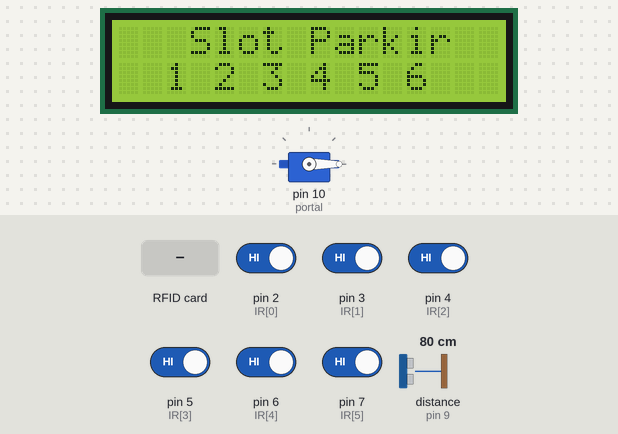
The sketch below on a simulated Arduino Mega 2560, built with avr-gcc and run on an emulated ATmega2560. On the bench: 16×2 character LCD, servo. Wiring (inferred from the names in the program): ultrasonic range finder: trigger pin 8; echo pin 9. The inputs (shaded band) are chosen by the test bench; at power-on: pin 2 (IR[0]), pin 3 (IR[1]), pin 4 (IR[2]), pin 5 (IR[3]), pin 6 (IR[4]), pin 7 (IR[5]) HIGH, distance to the obstacle (sensor on pin 9) 80 cm. The echo pulse lasts 58.3 µs per cm; what the sketch prints to the serial monitor is not drawn.

Above: at 2.8 s.
2.9 s: RFID card C4 23 5C 07 held to the reader
At 3.7 s:
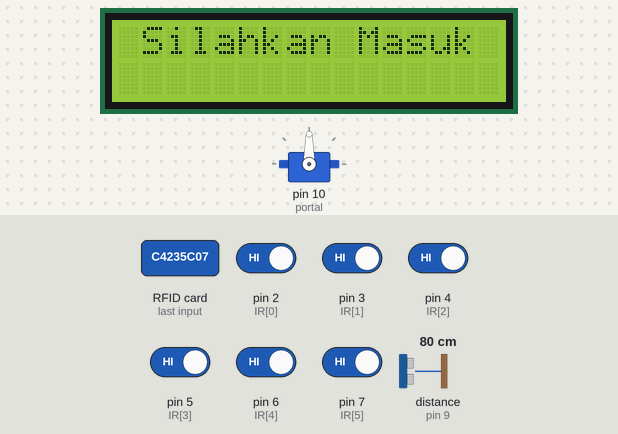
5.9 s: RFID card 5E 7A 19 C4 held to the reader
At 6.7 s:
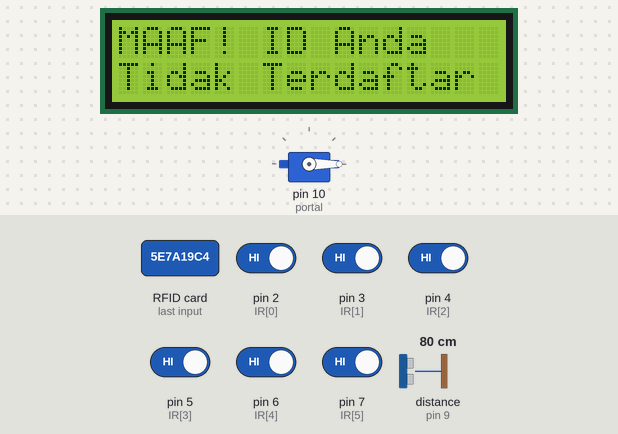
8.9 s: pin 2 (IR[0]) driven LOW
At 9.6 s:
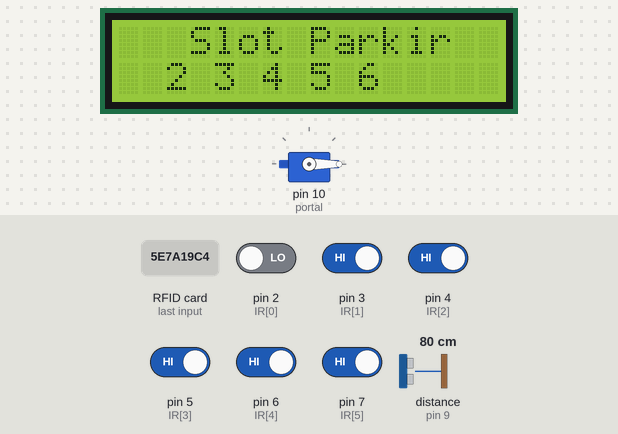
10.4 s: pin 3 (IR[1]) driven LOW
At 11.0 s:
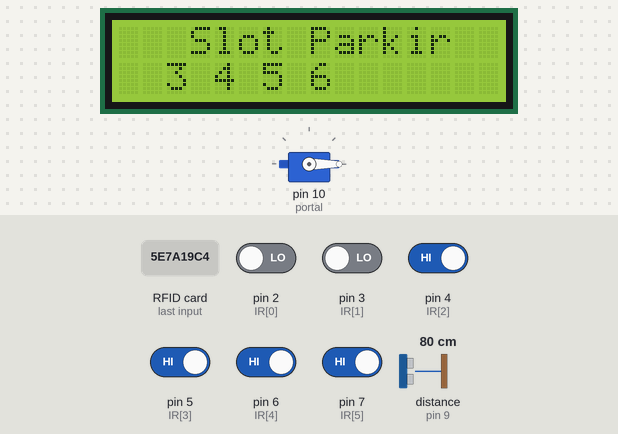
11.9 s: pin 4 (IR[2]) driven LOW
At 13.1 s:
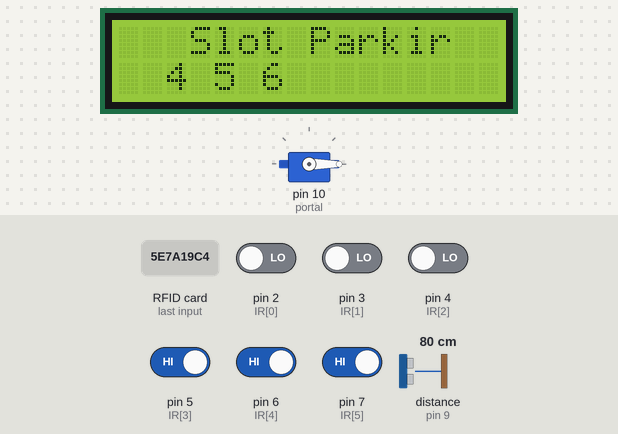
13.4 s: pin 5 (IR[3]) driven LOW
At 14.3 s:
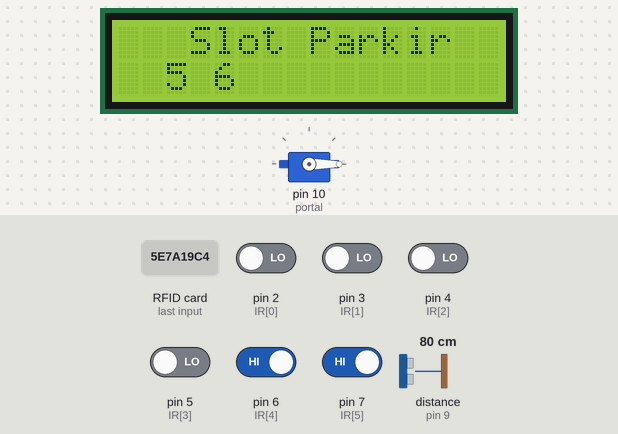
Timing chart, 0 to 15.9 s (numbered marks = the images above; inputs shaded):
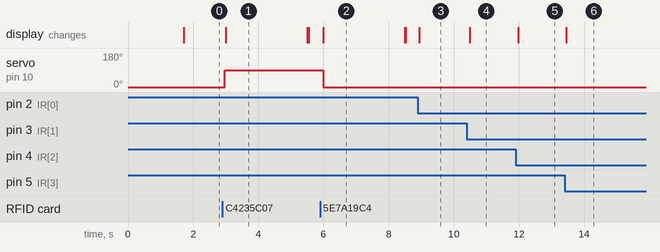

The sketch:

parking_system.ino
```cpp
#include <SPI.h>
#include <MFRC522.h>
#include <LiquidCrystal_I2C.h>
#include <Servo.h>

String UID[3]= {"C4 23 5C 07",
                "47 E2 AF 6B",
                "73 EA D8 1B"};

#define SS_PIN 53
#define RST_PIN 47
#define portal 10
#define echo  9
#define trig  8

const int IR[6] = {2,3,4,5,6,7};
int IRvalue[6];
static String slot="";
unsigned long currTime=0;

MFRC522 mfrc522(SS_PIN, RST_PIN);
LiquidCrystal_I2C lcd(0x27,16,2);
Servo servo;

int x=0;
bool statusMasuk, statusOpen;

void DisplayLCD(int angka){
  switch(angka){
    case 0:
      lcd.setCursor(0,0); lcd.print("   Slot Parkir  ");
      lcd.setCursor(2,1); lcd.print(slot); lcd.print("                 ");
      break;
    case 1:
        lcd.setCursor(0,0); lcd.print("  Sistem Parkir ");
        lcd.setCursor(0,1); lcd.print("    Otomatis    ");
        delay(1500);
      break;
    case 2:
      lcd.setCursor(0,0); lcd.print(" Silahkan Masuk ");
      lcd.setCursor(0,1); lcd.print("                ");
    break;
    case 3:
      lcd.setCursor(0,0); lcd.print("MAAF! ID Anda   ");
      lcd.setCursor(0,1); lcd.print("Tidak Terdaftar ");
    break;
  }
}

long distance(int TRIG, int ECHO){
  pinMode(TRIG, OUTPUT);    pinMode(ECHO, INPUT);
  digitalWrite(TRIG, LOW);  delayMicroseconds(8);
  digitalWrite(TRIG, HIGH); delayMicroseconds(8);
  digitalWrite(TRIG, LOW);  delayMicroseconds(8);

  long durasi = pulseIn(ECHO, HIGH);
  long jarak = (durasi / 2) / 29.1;
  delay(5);
  return jarak;
}

void setup() {
  Serial.begin(9600);
  SPI.begin(); mfrc522.PCD_Init();
  lcd.begin(); lcd.clear(); lcd.backlight();
  servo.attach(portal);
  servo.write(0);

  for(int i=0; i<6; i++){
    pinMode(IR[i], INPUT);
  }

  DisplayLCD(1);
  Serial.println("Approximate your card to the reader...");
  Serial.println();

}

void loop() {
  slot="";
  long jarak = distance( trig, echo);

  for(int i=0; i<6; i++){
    IRvalue[i] = digitalRead(IR[i]);
    if(IRvalue[i]==1){
      slot += String(i+1)+String(" ");
    }
  }
  DisplayLCD(0);

  String content= "";
  if (mfrc522.PICC_IsNewCardPresent() && mfrc522.PICC_ReadCardSerial()){
   for (byte i = 0; i < mfrc522.uid.size; i++){
     content.concat(String(mfrc522.uid.uidByte[i] < 0x10 ? " 0" : " "));
     content.concat(String(mfrc522.uid.uidByte[i], HEX));
  } Serial.println();
  content.toUpperCase();
  for(byte i=0; i<5; i++){
    if(content.substring(1) == UID[i]){
      statusMasuk=true;
    }
  } if(!statusMasuk){
      Serial.println("AKses Ditolak");
      DisplayLCD(3);
      servo.write(0);
      statusOpen = false;
      delay(2500); lcd.clear();
    } else if (statusMasuk){
      Serial.println("Silahkan Masuk");
      servo.write(90);
      DisplayLCD(2);
      statusOpen = true;
      delay(2500); lcd.clear();
    }
  } statusMasuk=false;

  if(statusOpen && jarak<=2){
    servo.write(0); statusOpen=false;
    delay(2000);
  } else if(!statusOpen && jarak<=2){
    servo.write(90); x=1;
  } else if(!statusOpen && jarak>2 && x==1){
    delay(2000);
    servo.write(0); x=0;
  } else if(statusOpen && jarak>2){
    servo.write(90);
  }
}
```

Measured:
- after the input at 2.9 s, servo on pin 10 (portal): 0° → 90° after 0.07 s; the display: changes after 0.10 s (image 1)
- after the input at 5.9 s, servo on pin 10 (portal): 90° → 0° after 0.09 s; the display: changes after 0.09 s (image 2)
- after the input at 8.9 s, the display: changes at once (image 3)
- after the input at 10.4 s, the display: changes after 0.08 s (image 4)
- after the input at 11.9 s, the display: changes after 0.09 s (image 5)
- after the input at 13.4 s, the display: changes after 0.05 s (image 6)
- what the display in image 1 shows lasts 2.5 s, from 3.0 s to 5.5 s
